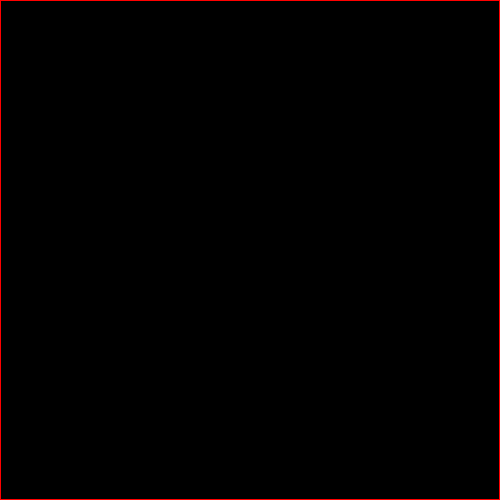
Frame 1 (no input)
Frame 60 (the mouse pressed at the canvas centre just before this capture): identical to frame 1, image omitted
Frame 120 (the mouse held since frame 60 and released just before this capture): identical to frame 1, image omitted

The Processing sketch that drew this single still picture (run headless with seeded random() and noise(); from frame 60 on, the mouse is pressed at the canvas centre):

// Processing sketch: processing_77696
// ── processing_77696.pde

/* @pjs globalKeyEvents= "true"; */

int x= 20;
int y= 250;
int direction= RIGHT;
int compx= 480;
int compy= 250;
int compdirection= LEFT;
boolean gameOver= true;

void setup()
{
  size(500, 500);
  background(0);
  frameRate(100);
}

void draw()
{
  noFill();
  stroke(255, 0, 0);
  rect(0, 0, 499, 499);
  if (gameOver==false)
  {
    human();
  }
  if (gameOver==false)
  {
    computer();
  }
  if (keyPressed == true && key == 'r')
  {
    background (0);
    gameOver=false;
  }

}

void human()
{
  if (get(x, y) != color (0))
  {
    gameOver=true;
    background(255);
    fill(0);
    textSize(24);
    text("GAME OVER, COMPUTER WINS", 60, 250);
    text("Press 'r' to restart the game", 70,275);
  }
  stroke(257, 222, 0);
  point(x, y);
  if (direction== RIGHT)
  {
    x++;
  }
  else if (direction == LEFT)
  {
    x--;
  }
  else if (direction == UP)
  {
    y--;
  }
  else if (direction == DOWN)
  {
    y++;
  }
}

void keyPressed()
{
  if (key== 'w')
  {
    direction = UP;
  }
  else if (key== 'a')
  {
    direction = LEFT;
  }
  else if (key== 's')
  {
    direction = DOWN;
  }
  else if (key== 'd')
  {
    direction = RIGHT;
  }
  if (key=='r')
  {
    background(0);
    gameOver=false;
    direction=RIGHT;
    compdirection=LEFT;
    x= 20;
    y= 250;
    compx= 480;
    compy= 250;
  }
}

void computer()
{
  if (get(compx, compy) != color(0))
  {
    gameOver=true;
    background(255);
    fill(0);
    textSize(24);
    text("GAME OVER, COMPUTER LOSES", 60, 250);
    text("Press 'r' to restart the game", 70,275);
  }
  stroke(0, 255, 0);
  point(compx, compy);
  if (compdirection== RIGHT)
  {
    compx++;
    if (get(compx+1, compy) != color (0))
    {
      compdirection= DOWN;
    }
  }
  else if (compdirection == LEFT)
  {
    compx--;
    if (get(compx-1, compy) != color (0))
    {
      compdirection= UP;
    }
  }
  else if (compdirection == UP)
  {
    compy--;
    if (get(compx, compy-1) != color(0))
    {
      compdirection = RIGHT;
    }
  }
  else if (compdirection == DOWN)
  {
    compy++;
    if (get(compx, compy+1) != color(0))
    {
      compdirection= LEFT;
    }
  }
}
